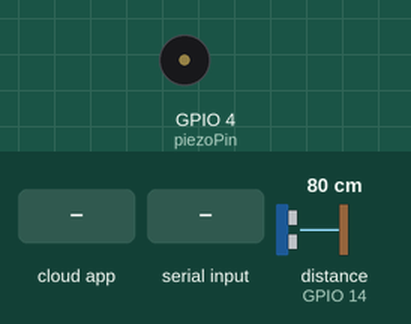
This sketch was run on a simulated ESP8266 (NodeMCU). On the bench: buzzer (waves = sounding). Inputs (shaded band) come from the test bench; at power-on: distance to the obstacle (sensor on GPIO 14) 80 cm. The echo pulse lasts 58.3 µs per cm; WiFi joins after 1.5 s; servers stay silent unless stated; the Firebase database answers and starts empty; what the sketch prints to the serial monitor is not drawn.

Above: at 3.4 s.
3.5 s: the phone or cloud app sets consol to 1
At 4.5 s:
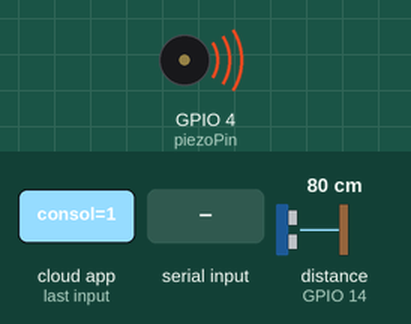
5.6 s: the phone or cloud app sets consol to 0
At 6.9 s:
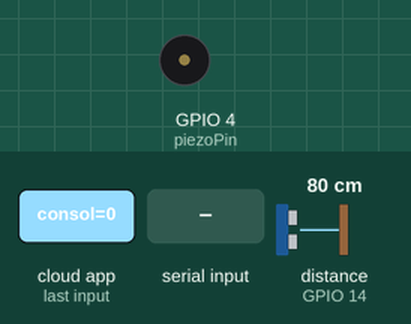
7.4 s: "e90\n" received over Serial
At 9.0 s:
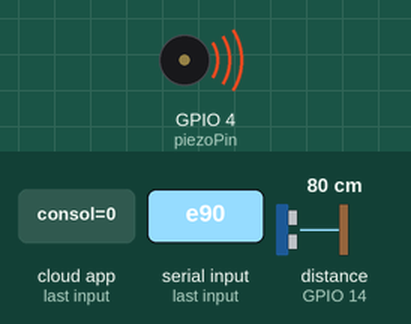
Timing chart, 0 to 20.1 s (numbered marks = the images above; inputs shaded):
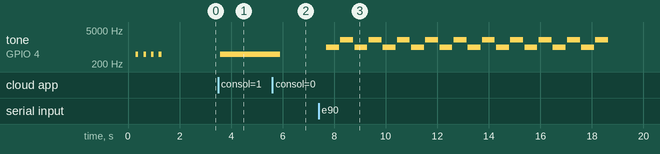

The sketch:

Wi-Fi_sir.ino
```cpp
// Ссылка для менеджера плат:
// http://arduino.esp8266.com/stable/package_esp8266com_index.json
/*
Библиотека Firebase Arduino содержит ссылку на отпечаток пальца SSL-сертификата Firebase. Этот отпечаток пальца может не совпадать с текущим отпечатком пальца.
Этот отпечаток пальца находится в FirebaseHttpClient.h (обычно в C:\Users\<User>\Documents\Arduino\libraries\firebase-arduino-<version>\src\FirebaseHttpClient.h).
Чтобы найти и изменить текущий отпечаток пальца:
Перейти к https://www.grc.com/fingerprints.htm
Войти "test.firebaseio.com "
Запишите отпечаток пальца (например, в данный момент он 04:E0:BD:B0:F8:63:22:3C:3A:19:7D:92:B6:79:2A:44:BF:77:FC:DA
ОткрытьC:\Users\<User>\Documents\Arduino\libraries\firebase-arduino-<version>\src\FirebaseHttpClient.h
Заменить значение kFirebaseFingerprint с отпечатком пальца (без двоеточий)
Перекомпилировать

*/

#include <ESP8266WiFi.h>                            // esp8266 library
#include <FirebaseArduino.h>                        // Библиотека для работы с базой данных
#include <NewPing.h>                          //Библиотека для датчика препядствия

#define  FIREBASE_HOST "smarthouse-43fc3-default-rtdb.firebaseio.com"    // адрес сайта firebase
#define  FIREBASE_AUTH "CLl9k32wxjrXJ7UlPj8uMp6puSFZbxeJaeW031Ah"               // ключ доступа
#define WIFI_SSID "Rugl2"                                                 //provide ssid (wifi name)
#define WIFI_PASSWORD "Wi-1234567890"                                           //wifi password

//пины подключения
#define TRIGGER_PIN  12
#define ECHO_PIN     14
#define piezoPin 4                 //Пин подключение пеьезлизлучателя

#define MAX_DISTANCE 40//максимально фиксируемое растояние

NewPing sonar(TRIGGER_PIN, ECHO_PIN, MAX_DISTANCE);//инициализация датчика перпядствия


 bool flag_ev=0,flagg=false,flag_open=false;//Логические переменные
 int fiks,data;
 char key;
 unsigned long fot;


void setup() {
  Serial.begin(115200);//Общение с UNO
  Serial.setTimeout(50);
 WiFi.begin(WIFI_SSID, WIFI_PASSWORD);               //Производим подключение к WiFi сети
  delay(300);
      while (WiFi.status() != WL_CONNECTED) {
        tone(piezoPin,500,100);
        delay(300);//Вывод ошибок о подключении
  }
  Firebase.begin(FIREBASE_HOST, FIREBASE_AUTH);

  Firebase.setInt("num", 40);
  // handle error
  if (Firebase.failed()) {
      tone(piezoPin,1000);//Если Firebasa не доступна подать сигнал
     // Serial.println(Firebase.error());

  }

  delay(100);

  fiks=sonar.ping_cm();// Закрытое полож двери


Firebase.setString("sost","Не открывалась");//Очистка предидущих сессий
Firebase.setString("event","Утечки нет");
Firebase.setInt("consol",0);
}

void loop() {
  if((!flag_open&&sonar.ping_cm()<fiks)){//Если есть препядствие то открыть дверь
  Serial.println("n1");fot=millis();flag_open=true;}

  if(flag_open&&(millis()>(fot+10000))){Serial.println("n0");flag_open=false;}//Таймер(10с) чтоб дверь сама закрывалась

 if(Firebase.getString("consol")=="1"){flagg=true;tone(piezoPin, 500, 500);//Если был запрос дистанционного открытия
                              Serial.print("d1");Firebase.setString("sost","Открыто дистанционно");}//Уведомить обратно и открыть сервер
else if(flagg){Serial.print("d0");flagg=false;Firebase.setString("sost","Закрыто");}

if(Serial.available()>1){
  key=Serial.read();
  data=Serial.parseInt();
  switch(key){
    case 's'://Состояние по открытию серверной
if(data==0)Firebase.setString("sost","Закрыто");
if(data==1){
          Firebase.setString("sost","Открытие по карте");
          tone(piezoPin,500,100);delay(120);
          tone(piezoPin,700,300);delay(320);
          tone(piezoPin,500,100);delay(120);
}
if(data==2){
            Firebase.setString("sost","Отказано в доступе");
            for(int gg=0;gg<5;gg++){tone(piezoPin,300,100);delay(120);}
      }
    case 'p'://влажность
    Firebase.setInt("pet",data);//Вывод в базу
    break;
    case 't'://Температура
    Firebase.setInt("temp",data);//Вывод в базу
    break;
    case 'e'://Эвакуация
    Firebase.setString("event",data ? "Утечка газа":"Утечки нет");//Вывод в базу
    if(data){
    for(int i=0;i<10;i++){
  tone(piezoPin, 1000, 500);
  delay(550);

  tone(piezoPin, 2000, 500);
  delay(550);

}}
    break;
    case 'f'://Ошибка контроля доступа
    tone(piezoPin,1500);
    break;

  }
}

}
```

Measured:
- after the input at 3.5 s, tone on GPIO 4 (piezoPin): silent → 500 Hz after 0.08 s
- after the input at 5.6 s, tone on GPIO 4 (piezoPin): 500 Hz → silent after 0.30 s
- after the input at 7.4 s, tone on GPIO 4 (piezoPin): silent → 1000 Hz after 0.29 s, then repeats every 1.1 s: silent 0.05 s, 2000 Hz 0.50 s, silent 0.05 s, 1000 Hz 0.50 s
